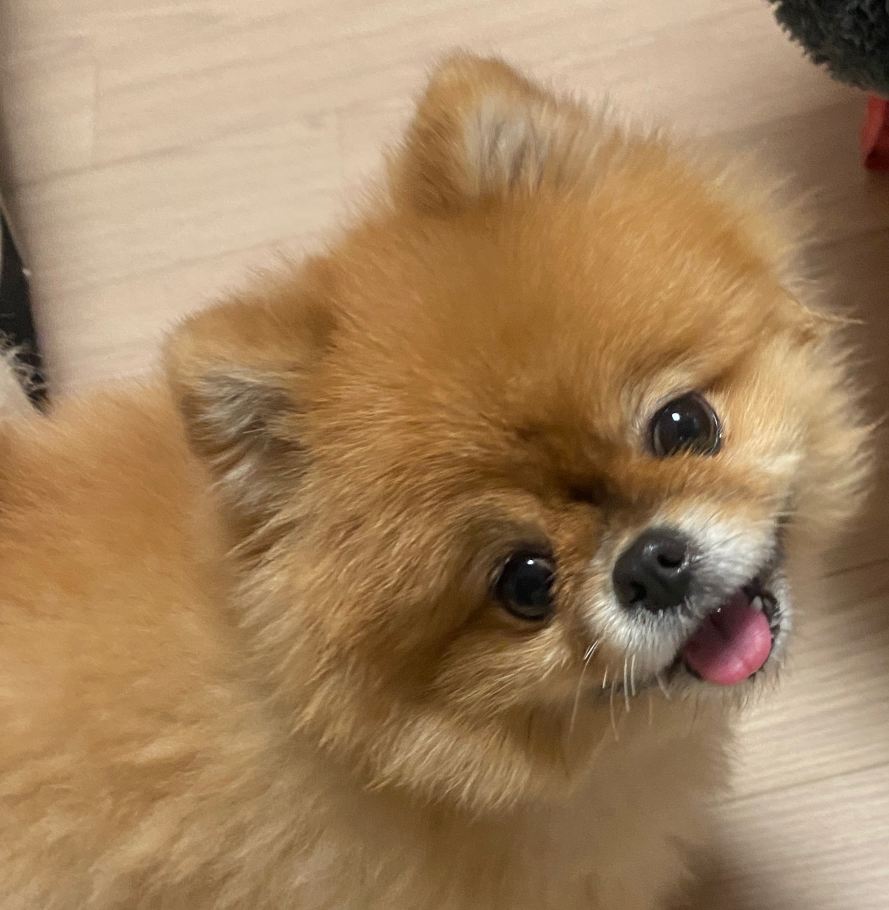
#> input picture day7/pic/1.jpg, 1778 x 1820 px (shown at 1/2 size); its folder holds only this picture in this run
$ jupyter execute numpy.ipynb
#> lines starting #> are read from the running program, lines starting #| are printed output that depends on the picture; after the words box and inside, x2 and y2 are one past the last pixel; in counts of white or black regions, pixels touching at a corner belong together
## 리스트와 행렬의 차이점
- 리스트 : 사용자가 막 사용할 수 있도록 만든 구조(입력하기 쉬움)
- 배열 : 계산에 최적화된 행과 열 처리 기법(속도가 빠름, GPU등, 게임 필수)
- 행렬구조에 특화된 numpy 모듈에 대하여 먼저 학습
- 행렬은 반드시 행과 열의 갯수가 인덱싱마다 같아야하고, 연산이 가능함. 자료의 성격이 같아야함.
- 행렬에 특화된 모듈은 numpy임

[cell 1]
a = [1,2,3,4,5]
b = [10,20,30,40,50]
val = 3
cc = []
for x1,x2 in zip(a,b):
    cc.append(x1+x2)

cc

# 행렬의 수가 다르면 값이 안나온다는 한계가 있음 => numpy 사용

- 모듈 : 작은 집합체
- 모듈을 만드는 이유  ? 공통적으로 사용하거나 자주 사용하는 함수를 구조화시켜서 사용하기 쉽게 함

[cell 2]
import numpy as np # 행렬

x1 = [[2,3,4], [7,8,9]] # 행과 열의 갯수가 같은 것을 권장!
x2 = np.array(x1) + 3 # 타입에 신경쓰기
type(x1), type(x2)

[cell 3]
x2

[cell 4]
np.shape(x1) # x 2는 배열로 변환되었기 때문에 x2.shpae 사용 가능
x2.shape

[cell 5]
x = [[2,3,4,5], [2,3,4,5], [2,4,5,6]]
len(x) # 3
len(x[0]) # 4
np.shape(x) # 3,4

- 열을 하나의 데이터 셋으로 봄

[cell 6]
x = [[2,3,4], [7,8,9]]
val = 100
x2 = np.array(x)
x2 + 100 # x2 + [[100,100,100],[100,100,100]]
x2 + [5,7,10] # x2 + [[5,7,10],[5,7,10]] # broadcast

[cell 7]
# 1개의 픽셀에 0~255의 값이 들어가면 그레이스케일(0은 검정, 255는 흰색)
import matplotlib.pyplot as plt # 차트
x = [[0,255,100],[255,0,200]]
plt.imshow(x, cmap='gray')

x2=np.array(x)
x3=x2-300
print(x3)
plt.imshow(x3, cmap='gray')
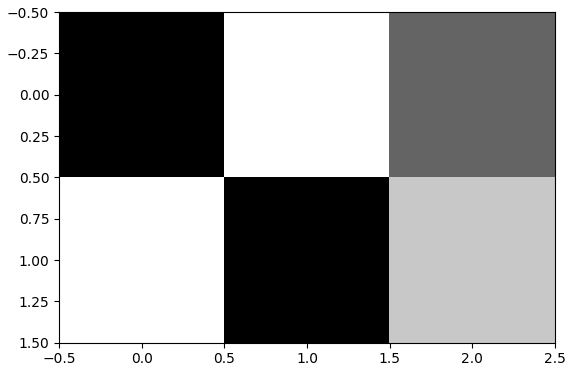
#> figure drawn by matplotlib, 1 panel

- 이미지자료 : 빅데이터분석, 인공지능에서 많이 사용되는 자료로 인덱싱 연산이 많이 필요함

[cell 8]
import os
folderName=('./pic/')
file_list = os.listdir('./pic/')
file_list

[cell 9]
from PIL import Image
# 컬러이미지는 [R, G, B]를 갖고 있고, 각 R,G,B는 0~255값임. 255,0,0 = Red
fileName = folderName+'/'+file_list[0]
img = Image.open(fileName)
#> img is the input picture: PIL image 1778x1820 RGB; mean R, G, B 161, 129.7, 94.4
# img = Image.open('C:\\Users\\admin\\Desktop\\pic\\1.jpg') # ./ : 현재 작업 폴더 아래에(./pic/)

# 사이즈 조절 : 여러개의 이미지를 처리하기 위해서는 사이즈(=행렬)가 같아야 함 => 행렬 연산이 가능해짐
img = img.resize((200,200))
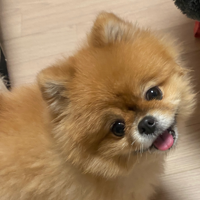
#> img: PIL image 200x200 RGB; mean R, G, B 161, 129.7, 94.4
img = img.rotate(35)
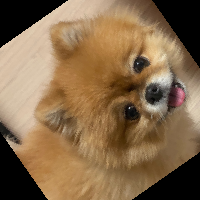
#> img: PIL image 200x200 RGB; mean R, G, B 133.7, 106.3, 75.3
# img = img.resize((100,200)) # 너비 100, 높이 200 / 행은 200, 열은 100
img # 불러온 이미지를 보는 것

[cell 10]
imgArray = np.array(img) # 이미지가 행과 열로 구성된 자료구조
imgArray.shape # np.shape(img)
#> Out = (200, 200, 3)

- BroadCasting : 모양이 다른 배열들 간의 연산이 어떤 조건을 만족했을 때 가능해지도록 배열을 자동적으로 변환하는 것

[cell 11]
plt.imshow(imgArray[:20])
imgArray[:40] = imgArray[:40]*0 # BroadCast
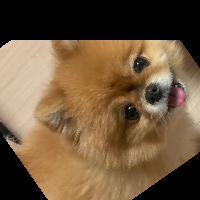
#> imgArray: shape (200, 200, 3); 12.62% of pixels changed, all inside (x1, y1, x2, y2) = (12, 0, 180, 40)
plt.imshow(imgArray)
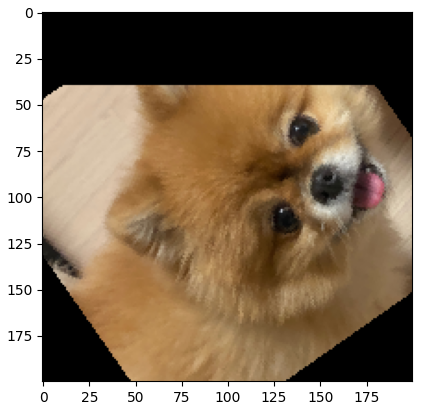
#> figure drawn by matplotlib, 1 panel

[cell 12]
re = imgArray*[1,1,2]
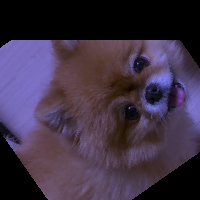
#> re: shape (200, 200, 3) int64; mean R, G, B 110.9, 87.6, 122.2; drawn with min black and max white
plt.imshow(re)
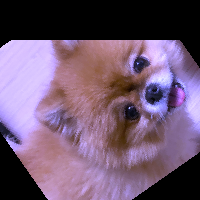
#> shown: shape (200, 200, 3); mean R, G, B 110.9, 87.6, 112.7

[cell 13]
val = [[1,0,0],[0,1,0],[0,0,1]] # [1,0,0] : 그린과 블루 제거 # [0,0,0] : 블랙
for i in val:
    re=imgArray * i
    plt.imshow(re) # 여러 개 중에 마지막 사진만 나옴
    plt.show() # 모든 사진 다 나옴
#> this loop made 3 passes
#> pass 1, `re=imgArray * i`:
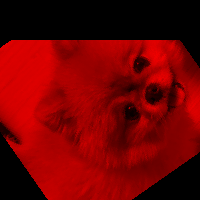
#> re: shape (200, 200, 3) int64; mean R, G, B 110.9, 0, 0
#> pass 2, `re=imgArray * i`:
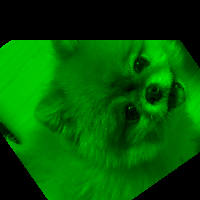
#> re: shape (200, 200, 3) int64; mean R, G, B 0, 87.6, 0
#> pass 3, `re=imgArray * i`:
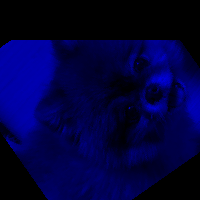
#> re: shape (200, 200, 3) int64; mean R, G, B 0, 0, 61.1
